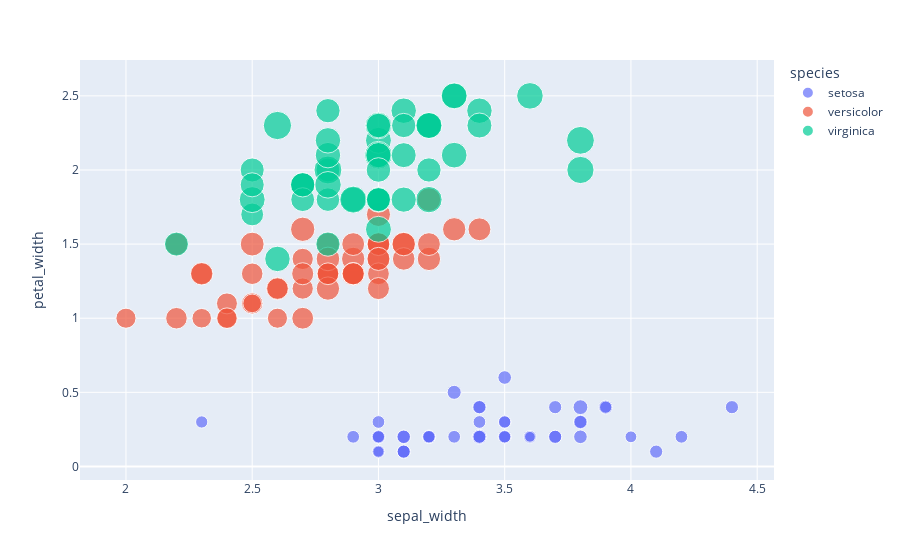

Source (notebook cell):
### Code cell
fig = px.scatter(iris_df, x="sepal_width", y="petal_width"
                 , color="species"
                 , size="petal_length"
                )
fig.show()

### Figure 1 — Plotly figure (JSON) as saved in the notebook; plotly's stock layout.template omitted (floating-point values rounded to 4 significant figures)
{"data": [{"hovertemplate": "species=setosa<br>sepal_width=%{x}<br>petal_width=%{y}<br>petal_length=%{marker.size}<extra></extra>", "legendgroup": "setosa", "marker": {"color": "#636efa", "size": [1.4, 1.4, 1.3, 1.5, 1.4, 1.7, 1.4, 1.5, 1.4, 1.5, 1.5, 1.6, 1.4, 1.1, 1.2, 1.5, 1.3, 1.4, 1.7, 1.5, 1.7, 1.5, 1, 1.7, 1.9, 1.6, 1.6, 1.5, 1.4, 1.6, 1.6, 1.5, 1.5, 1.4, 1.5, 1.2, 1.3, 1.5, 1.3, 1.5, 1.3, 1.3, 1.3, 1.6, 1.9, 1.4, 1.6, 1.4, 1.5, 1.4], "sizemode": "area", "sizeref": 0.01725, "symbol": "circle"}, "mode": "markers", "name": "setosa", "orientation": "v", "showlegend": true, "type": "scatter", "x": [3.5, 3, 3.2, 3.1, 3.6, 3.9, 3.4, 3.4, 2.9, 3.1, 3.7, 3.4, 3, 3, 4, 4.4, 3.9, 3.5, 3.8, 3.8, 3.4, 3.7, 3.6, 3.3, 3.4, 3, 3.4, 3.5, 3.4, 3.2, 3.1, 3.4, 4.1, 4.2, 3.1, 3.2, 3.5, 3.1, 3, 3.4, 3.5, 2.3, 3.2, 3.5, 3.8, 3, 3.8, 3.2, 3.7, 3.3], "xaxis": "x", "y": [0.2, 0.2, 0.2, 0.2, 0.2, 0.4, 0.3, 0.2, 0.2, 0.1, 0.2, 0.2, 0.1, 0.1, 0.2, 0.4, 0.4, 0.3, 0.3, 0.3, 0.2, 0.4, 0.2, 0.5, 0.2, 0.2, 0.4, 0.2, 0.2, 0.2, 0.2, 0.4, 0.1, 0.2, 0.1, 0.2, 0.2, 0.1, 0.2, 0.2, 0.3, 0.3, 0.2, 0.6, 0.4, 0.3, 0.2, 0.2, 0.2, 0.2], "yaxis": "y"}, {"hovertemplate": "species=versicolor<br>sepal_width=%{x}<br>petal_width=%{y}<br>petal_length=%{marker.size}<extra></extra>", "legendgroup": "versicolor", "marker": {"color": "#EF553B", "size": [4.7, 4.5, 4.9, 4, 4.6, 4.5, 4.7, 3.3, 4.6, 3.9, 3.5, 4.2, 4, 4.7, 3.6, 4.4, 4.5, 4.1, 4.5, 3.9, 4.8, 4, 4.9, 4.7, 4.3, 4.4, 4.8, 5, 4.5, 3.5, 3.8, 3.7, 3.9, 5.1, 4.5, 4.5, 4.7, 4.4, 4.1, 4, 4.4, 4.6, 4, 3.3, 4.2, 4.2, 4.2, 4.3, 3, 4.1], "sizemode": "area", "sizeref": 0.01725, "symbol": "circle"}, "mode": "markers", "name": "versicolor", "orientation": "v", "showlegend": true, "type": "scatter", "x": [3.2, 3.2, 3.1, 2.3, 2.8, 2.8, 3.3, 2.4, 2.9, 2.7, 2, 3, 2.2, 2.9, 2.9, 3.1, 3, 2.7, 2.2, 2.5, 3.2, 2.8, 2.5, 2.8, 2.9, 3, 2.8, 3, 2.9, 2.6, 2.4, 2.4, 2.7, 2.7, 3, 3.4, 3.1, 2.3, 3, 2.5, 2.6, 3, 2.6, 2.3, 2.7, 3, 2.9, 2.9, 2.5, 2.8], "xaxis": "x", "y": [1.4, 1.5, 1.5, 1.3, 1.5, 1.3, 1.6, 1, 1.3, 1.4, 1, 1.5, 1, 1.4, 1.3, 1.4, 1.5, 1, 1.5, 1.1, 1.8, 1.3, 1.5, 1.2, 1.3, 1.4, 1.4, 1.7, 1.5, 1, 1.1, 1, 1.2, 1.6, 1.5, 1.6, 1.5, 1.3, 1.3, 1.3, 1.2, 1.4, 1.2, 1, 1.3, 1.2, 1.3, 1.3, 1.1, 1.3], "yaxis": "y"}, {"hovertemplate": "species=virginica<br>sepal_width=%{x}<br>petal_width=%{y}<br>petal_length=%{marker.size}<extra></extra>", "legendgroup": "virginica", "marker": {"color": "#00cc96", "size": [6, 5.1, 5.9, 5.6, 5.8, 6.6, 4.5, 6.3, 5.8, 6.1, 5.1, 5.3, 5.5, 5, 5.1, 5.3, 5.5, 6.7, 6.9, 5, 5.7, 4.9, 6.7, 4.9, 5.7, 6, 4.8, 4.9, 5.6, 5.8, 6.1, 6.4, 5.6, 5.1, 5.6, 6.1, 5.6, 5.5, 4.8, 5.4, 5.6, 5.1, 5.1, 5.9, 5.7, 5.2, 5, 5.2, 5.4, 5.1], "sizemode": "area", "sizeref": 0.01725, "symbol": "circle"}, "mode": "markers", "name": "virginica", "orientation": "v", "showlegend": true, "type": "scatter", "x": [3.3, 2.7, 3, 2.9, 3, 3, 2.5, 2.9, 2.5, 3.6, 3.2, 2.7, 3, 2.5, 2.8, 3.2, 3, 3.8, 2.6, 2.2, 3.2, 2.8, 2.8, 2.7, 3.3, 3.2, 2.8, 3, 2.8, 3, 2.8, 3.8, 2.8, 2.8, 2.6, 3, 3.4, 3.1, 3, 3.1, 3.1, 3.1, 2.7, 3.2, 3.3, 3, 2.5, 3, 3.4, 3], "xaxis": "x", "y": [2.5, 1.9, 2.1, 1.8, 2.2, 2.1, 1.7, 1.8, 1.8, 2.5, 2, 1.9, 2.1, 2, 2.4, 2.3, 1.8, 2.2, 2.3, 1.5, 2.3, 2, 2, 1.8, 2.1, 1.8, 1.8, 1.8, 2.1, 1.6, 1.9, 2, 2.2, 1.5, 1.4, 2.3, 2.4, 1.8, 1.8, 2.1, 2.4, 2.3, 1.9, 2.3, 2.5, 2.3, 1.9, 2, 2.3, 1.8], "yaxis": "y"}], "layout": {"legend": {"itemsizing": "constant", "title": {"text": "species"}, "tracegroupgap": 0}, "margin": {"t": 60}, "xaxis": {"anchor": "y", "domain": [0, 1], "title": {"text": "sepal_width"}}, "yaxis": {"anchor": "x", "domain": [0, 1], "title": {"text": "petal_width"}}}}
